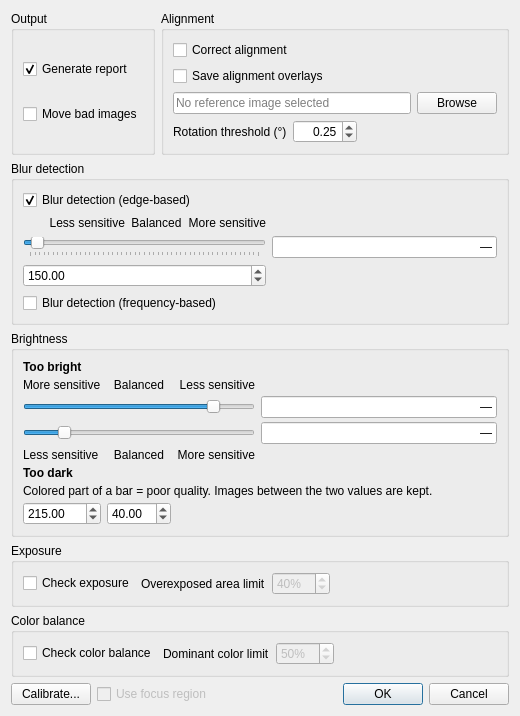
<?xml version="1.0" encoding="UTF-8"?>
<ui version="4.0">
 <class>TriageOptionsDlg</class>
 <widget class="QDialog" name="TriageOptionsDlg">
  <property name="geometry">
   <rect><x>0</x><y>0</y><width>520</width><height>520</height></rect>
  </property>
  <property name="windowTitle"><string>Image Triage Options</string></property>
  <layout class="QVBoxLayout" name="verticalLayoutMain">

   <!-- Row 1: Output + Alignment side by side -->
   <item>
    <layout class="QHBoxLayout" name="hLayoutTopRow">

     <item>
      <widget class="QGroupBox" name="groupBox_Output">
       <property name="title"><string>Output</string></property>
       <layout class="QVBoxLayout" name="vLayoutOutput">
        <item>
         <widget class="QCheckBox" name="checkBoxTriageImagesReport">
          <property name="text"><string>Generate report</string></property>
          <property name="checked"><bool>true</bool></property>
          <property name="toolTip"><string>Saves a report in the image folder: an Excel workbook and a CSV file with the focus, brightness, and quality scores for every image processed, and a JSON file with the triage settings used.</string></property>
         </widget>
        </item>
        <item>
         <widget class="QCheckBox" name="checkBoxTriageImagesMove">
          <property name="text"><string>Move bad images</string></property>
          <property name="toolTip"><string>Moves poor-quality images into a MovedImages subfolder so they are excluded from downstream processing.</string></property>
         </widget>
        </item>
       </layout>
      </widget>
     </item>

     <item>
      <widget class="QGroupBox" name="groupBox_Alignment">
       <property name="title"><string>Alignment</string></property>
       <layout class="QVBoxLayout" name="vLayoutAlignment">
        <item>
         <widget class="QCheckBox" name="checkBox_TriageImages_CorrectAlignment">
          <property name="text"><string>Correct alignment</string></property>
          <property name="checked"><bool>false</bool></property>
          <property name="toolTip"><string>Detects and corrects camera rotation and shift between images and a reference image. Requires a reference image to be selected below.</string></property>
         </widget>
        </item>
        <item>
         <widget class="QCheckBox" name="checkBox_TriageImages_SavePolylines">
          <property name="text"><string>Save alignment overlays</string></property>
          <property name="toolTip"><string>Saves diagnostic overlay images showing how each image was matched to the reference. Useful for verifying alignment quality.</string></property>
         </widget>
        </item>
        <item>
         <layout class="QHBoxLayout" name="hLayoutRefImage">
          <item>
           <widget class="QLineEdit" name="lineEdit_ReferenceImagePath">
            <property name="placeholderText"><string>No reference image selected</string></property>
            <property name="readOnly"><bool>true</bool></property>
            <property name="toolTip"><string>Select a known-good reference image from the same camera. Used for alignment correction.</string></property>
           </widget>
          </item>
          <item>
           <widget class="QPushButton" name="pushButton_SelectReferenceImage">
            <property name="text"><string>Browse</string></property>
            <property name="toolTip"><string>Select a known-good reference image from the same camera.</string></property>
           </widget>
          </item>
         </layout>
        </item>
        <item>
         <layout class="QHBoxLayout" name="hLayoutRotation">
          <item>
           <widget class="QLabel" name="labelRotationThreshold">
            <property name="text"><string>Rotation threshold (°)</string></property>
            <property name="toolTip"><string>Images rotated more than this many degrees from the reference get an aligned copy saved in the warp subfolder.</string></property>
           </widget>
          </item>
          <item>
           <widget class="QDoubleSpinBox" name="doubleSpinBox_TriageOptions_RotationThreshold">
            <property name="toolTip"><string>Images rotated more than this many degrees from the reference get an aligned copy saved in the warp subfolder.</string></property>
            <property name="maximum"><double>180.000000000000000</double></property>
            <property name="singleStep"><double>0.010000000000000</double></property>
            <property name="value"><double>0.250000000000000</double></property>
            <property name="alignment"><set>Qt::AlignRight|Qt::AlignVCenter</set></property>
           </widget>
          </item>
          <item>
           <spacer name="spacerRotation">
            <property name="orientation"><enum>Qt::Horizontal</enum></property>
            <property name="sizeHint" stdset="0"><size><width>20</width><height>20</height></size></property>
           </spacer>
          </item>
         </layout>
        </item>
       </layout>
      </widget>
     </item>

    </layout>
   </item>

   <!-- Blur detection -->
   <item>
    <widget class="QGroupBox" name="groupBox_Blur">
     <property name="title"><string>Blur detection</string></property>
     <layout class="QVBoxLayout" name="vLayoutBlur">

      <!-- Edge-based -->
      <item>
       <widget class="QCheckBox" name="checkBox_UseLaplacian">
        <property name="text"><string>Blur detection (edge-based)</string></property>
        <property name="checked"><bool>true</bool></property>
        <property name="toolTip"><string>Turns on the edge-based blur detector. Detects focus blur and camera vibration blur. Recommended for fixed-mounted cameras.</string></property>
       </widget>
      </item>
      <item>
       <layout class="QGridLayout" name="gridLapSlider">
        <item row="0" column="0">
         <widget class="QLabel" name="labelLapLeft">
          <property name="text"><string>        Less sensitive</string></property>
         </widget>
        </item>
        <item row="0" column="1">
         <widget class="QLabel" name="labelLapMiddle">
          <property name="text"><string>Balanced</string></property>
          <property name="alignment"><set>Qt::AlignHCenter|Qt::AlignVCenter</set></property>
         </widget>
        </item>
        <item row="0" column="2">
         <widget class="QLabel" name="labelLapRight">
          <property name="text"><string>More sensitive</string></property>
          <property name="alignment"><set>Qt::AlignRight|Qt::AlignVCenter</set></property>
         </widget>
        </item>
        <item row="1" column="3">
         <widget class="QLineEdit" name="lineEdit_lap_value">
          <property name="text"><string>—</string></property>
          <property name="alignment"><set>Qt::AlignRight|Qt::AlignVCenter</set></property>
          <property name="maximumWidth"><number>55</number></property>
         </widget>
        </item>
        <item row="1" column="0" colspan="3">
         <widget class="QSlider" name="sliderLaplacian">
          <property name="singleStep"><number>1</number></property>
          <property name="pageStep"><number>1</number></property>
          <property name="minimum"><number>0</number></property>
          <property name="maximum"><number>5000</number></property>
          <property name="value"><number>150</number></property>
          <property name="orientation"><enum>Qt::Horizontal</enum></property>
          <property name="tickPosition"><enum>QSlider::TicksBelow</enum></property>
          <property name="tickInterval"><number>100</number></property>
          <property name="toolTip"><string>Images with edge sharpness below this value are blurry (poor quality). More sensitive = more images are blurry. Use Calibrate to find the best setting for your camera.</string></property>
         </widget>
        </item>
        <item row="2" column="0" colspan="3">
         <widget class="QDoubleSpinBox" name="doubleSpinBoxLaplacianThreshold">
          <property name="visible"><bool>false</bool></property>
          <property name="minimum"><double>0.000000000000000</double></property>
          <property name="maximum"><double>5000.000000000000000</double></property>
          <property name="value"><double>150.000000000000000</double></property>
         </widget>
        </item>
       </layout>
      </item>

      <!-- Frequency-based -->
      <item>
       <widget class="QCheckBox" name="checkBox_UseFftBlur">
        <property name="text"><string>Blur detection (frequency-based)</string></property>
        <property name="checked"><bool>false</bool></property>
        <property name="toolTip"><string>Turns on the frequency-based blur detector. It has no setting: each image&apos;s fine detail is compared with the median of all images in the folder, and images far below the median are blurry (poor quality). A calibration made with the same focus region keeps this comparison within limits set from your labeled images. Folders with fewer than 30 images use the edge-based detector only.</string></property>
       </widget>
      </item>


     </layout>
    </widget>
   </item>

   <!-- Brightness -->
   <item>
    <widget class="QGroupBox" name="groupBox_Brightness">
     <property name="title"><string>Brightness</string></property>
     <layout class="QVBoxLayout" name="vLayoutBrightness">

      <!-- Too bright / Too dark: two stacked sliders on one 0-255 scale.
           Too bright on top (pointer down), Too dark below (pointer up).
           The colored part of each bar is the poor-quality range. -->
      <item>
       <layout class="QGridLayout" name="gridBrightness">
        <property name="verticalSpacing"><number>4</number></property>
        <item row="0" column="0" colspan="3">
         <widget class="QLabel" name="labelTooBright">
          <property name="text"><string>&lt;b&gt;Too bright&lt;/b&gt;</string></property>
          <property name="textFormat"><enum>Qt::RichText</enum></property>
          <property name="toolTip"><string>Images brighter than this value are poor quality. Drag left (more sensitive) to mark more bright images as poor quality. Set it high to keep snow scenes; overexposed images are caught by Check exposure. Use Calibrate to find the best setting.</string></property>
         </widget>
        </item>
        <item row="1" column="0">
         <widget class="QLabel" name="labelBrightLeft">
          <property name="text"><string>More sensitive</string></property>
         </widget>
        </item>
        <item row="1" column="1">
         <widget class="QLabel" name="labelBrightMiddle">
          <property name="text"><string>Balanced</string></property>
          <property name="alignment"><set>Qt::AlignHCenter|Qt::AlignVCenter</set></property>
         </widget>
        </item>
        <item row="1" column="2">
         <widget class="QLabel" name="labelBrightRight">
          <property name="text"><string>Less sensitive</string></property>
          <property name="alignment"><set>Qt::AlignRight|Qt::AlignVCenter</set></property>
         </widget>
        </item>
        <item row="2" column="0" colspan="3">
         <widget class="PointerSlider" name="sliderBrightnessMax">
          <property name="limitKind" stdset="0"><string>too_bright</string></property>
          <property name="singleStep"><number>1</number></property>
          <property name="pageStep"><number>1</number></property>
          <property name="minimum"><number>0</number></property>
          <property name="maximum"><number>255</number></property>
          <property name="value"><number>215</number></property>
          <property name="orientation"><enum>Qt::Horizontal</enum></property>
          <property name="toolTip"><string>Images brighter than this value are poor quality. Drag left (more sensitive) to mark more bright images as poor quality. Set it high to keep snow scenes; overexposed images are caught by Check exposure. Use Calibrate to find the best setting.</string></property>
         </widget>
        </item>
        <item row="2" column="3">
         <widget class="QLineEdit" name="lineEdit_bmax_value">
          <property name="text"><string>—</string></property>
          <property name="alignment"><set>Qt::AlignRight|Qt::AlignVCenter</set></property>
          <property name="maximumWidth"><number>55</number></property>
          <property name="toolTip"><string>Images brighter than this value are poor quality. Drag left (more sensitive) to mark more bright images as poor quality. Set it high to keep snow scenes; overexposed images are caught by Check exposure. Use Calibrate to find the best setting.</string></property>
         </widget>
        </item>
        <item row="3" column="0" colspan="3">
         <widget class="PointerSlider" name="sliderBrightnessMin">
          <property name="limitKind" stdset="0"><string>too_dark</string></property>
          <property name="singleStep"><number>1</number></property>
          <property name="pageStep"><number>1</number></property>
          <property name="minimum"><number>0</number></property>
          <property name="maximum"><number>255</number></property>
          <property name="value"><number>40</number></property>
          <property name="orientation"><enum>Qt::Horizontal</enum></property>
          <property name="toolTip"><string>Images darker than this value are poor quality. Drag right (more sensitive) to mark more dark images as poor quality. Use Calibrate to find the best setting.</string></property>
         </widget>
        </item>
        <item row="3" column="3">
         <widget class="QLineEdit" name="lineEdit_bmin_value">
          <property name="text"><string>—</string></property>
          <property name="alignment"><set>Qt::AlignRight|Qt::AlignVCenter</set></property>
          <property name="maximumWidth"><number>55</number></property>
          <property name="toolTip"><string>Images darker than this value are poor quality. Drag right (more sensitive) to mark more dark images as poor quality. Use Calibrate to find the best setting.</string></property>
         </widget>
        </item>
        <item row="4" column="0">
         <widget class="QLabel" name="labelDarkLeft">
          <property name="text"><string>Less sensitive</string></property>
         </widget>
        </item>
        <item row="4" column="1">
         <widget class="QLabel" name="labelDarkMiddle">
          <property name="text"><string>Balanced</string></property>
          <property name="alignment"><set>Qt::AlignHCenter|Qt::AlignVCenter</set></property>
         </widget>
        </item>
        <item row="4" column="2">
         <widget class="QLabel" name="labelDarkRight">
          <property name="text"><string>More sensitive</string></property>
          <property name="alignment"><set>Qt::AlignRight|Qt::AlignVCenter</set></property>
         </widget>
        </item>
        <item row="5" column="0" colspan="3">
         <widget class="QLabel" name="labelTooDark">
          <property name="text"><string>&lt;b&gt;Too dark&lt;/b&gt;</string></property>
          <property name="textFormat"><enum>Qt::RichText</enum></property>
          <property name="toolTip"><string>Images darker than this value are poor quality. Drag right (more sensitive) to mark more dark images as poor quality. Use Calibrate to find the best setting.</string></property>
         </widget>
        </item>
        <item row="6" column="0" colspan="4">
         <widget class="QLabel" name="labelBrightnessKey">
          <property name="text"><string>Colored part of a bar = poor quality. Images between the two values are kept.</string></property>
         </widget>
        </item>
        <item row="7" column="0">
         <widget class="QDoubleSpinBox" name="doubleSpinBoxBrightnessMax">
          <property name="visible"><bool>false</bool></property>
          <property name="maximum"><double>255.000000000000000</double></property>
          <property name="value"><double>215.000000000000000</double></property>
         </widget>
        </item>
        <item row="7" column="1">
         <widget class="QDoubleSpinBox" name="doubleSpinBoxBrightnessMin">
          <property name="visible"><bool>false</bool></property>
          <property name="maximum"><double>255.000000000000000</double></property>
          <property name="value"><double>40.000000000000000</double></property>
         </widget>
        </item>
       </layout>
      </item>

     </layout>
    </widget>
   </item>


   <!-- Exposure -->
   <item>
    <widget class="QGroupBox" name="groupBox_Exposure">
     <property name="title"><string>Exposure</string></property>
     <layout class="QVBoxLayout" name="vLayoutExposure">
      <item>
       <layout class="QHBoxLayout" name="hLayoutOverexposure">
        <item>
         <widget class="QCheckBox" name="checkBox_UseOverexposure">
          <property name="text"><string>Check exposure</string></property>
          <property name="checked"><bool>false</bool></property>
          <property name="toolTip"><string>Marks images as poor quality when a large part of the image is overexposed (near pure white). Snow keeps its texture and is not marked, so the Too bright limit can be set high to keep snow scenes. Dark images are handled by Too dark.</string></property>
         </widget>
        </item>
        <item>
         <widget class="QLabel" name="labelOverexposureLimit">
          <property name="text"><string>Overexposed area limit</string></property>
          <property name="toolTip"><string>Images where more than this percentage of the image is overexposed (near pure white) are poor quality.</string></property>
         </widget>
        </item>
        <item>
         <widget class="QDoubleSpinBox" name="doubleSpinBox_OverexposureLimit">
          <property name="enabled"><bool>false</bool></property>
          <property name="suffix"><string>%</string></property>
          <property name="minimum"><double>1.000000000000000</double></property>
          <property name="maximum"><double>100.000000000000000</double></property>
          <property name="singleStep"><double>1.000000000000000</double></property>
          <property name="decimals"><number>0</number></property>
          <property name="value"><double>40.000000000000000</double></property>
          <property name="toolTip"><string>Images where more than this percentage of the image is overexposed (near pure white) are poor quality.</string></property>
         </widget>
        </item>
        <item>
         <spacer name="spacerOverexposure">
          <property name="orientation"><enum>Qt::Horizontal</enum></property>
          <property name="sizeHint" stdset="0"><size><width>40</width><height>20</height></size></property>
         </spacer>
        </item>
       </layout>
      </item>
     </layout>
    </widget>
   </item>

   <!-- Color imbalance -->
   <item>
    <widget class="QGroupBox" name="groupBox_ColorImbalance">
     <property name="title"><string>Color balance</string></property>
     <layout class="QHBoxLayout" name="hLayoutColorImbalance">
      <item>
       <widget class="QCheckBox" name="checkBox_UseColorImbalance">
        <property name="text"><string>Check color balance</string></property>
        <property name="checked"><bool>false</bool></property>
        <property name="toolTip"><string>Marks images as poor quality when one color dominates the image, such as sunrise or sunset lighting or a camera white balance problem.</string></property>
       </widget>
      </item>
      <item>
       <widget class="QLabel" name="labelColorImbalanceThreshold">
        <property name="text"><string>Dominant color limit</string></property>
        <property name="toolTip"><string>Images where one color makes up more than this percentage of the image&apos;s total color are poor quality, such as sunrise or sunset lighting or a camera white balance problem.</string></property>
       </widget>
      </item>
      <item>
       <widget class="QDoubleSpinBox" name="doubleSpinBox_ColorImbalanceThreshold">
        <property name="enabled"><bool>false</bool></property>
        <property name="suffix"><string>%</string></property>
        <property name="minimum"><double>34.000000000000000</double></property>
        <property name="maximum"><double>100.000000000000000</double></property>
        <property name="singleStep"><double>1.000000000000000</double></property>
        <property name="decimals"><number>0</number></property>
        <property name="value"><double>50.000000000000000</double></property>
        <property name="toolTip"><string>Images where one color makes up more than this percentage of the image&apos;s total color are poor quality, such as sunrise or sunset lighting or a camera white balance problem.</string></property>
       </widget>
      </item>
      <item>
       <spacer name="spacerColorImbalance">
        <property name="orientation"><enum>Qt::Horizontal</enum></property>
        <property name="sizeHint" stdset="0"><size><width>40</width><height>20</height></size></property>
       </spacer>
      </item>
     </layout>
    </widget>
   </item>

   <!-- Dialog buttons -->
   <item>
    <layout class="QHBoxLayout" name="hLayoutDialogButtons">
     <item>
      <widget class="QPushButton" name="pushButton_Calibrate">
       <property name="text"><string>Calibrate...</string></property>
       <property name="toolTip"><string>Opens the calibration tool to set the blur and brightness values from your own labeled images.</string></property>
      </widget>
     </item>
     <item>
      <widget class="QCheckBox" name="checkBox_UseFocusROI">
       <property name="text"><string>Use focus region</string></property>
       <property name="enabled"><bool>false</bool></property>
       <property name="checked"><bool>false</bool></property>
       <property name="toolTip"><string>Restricts blur scoring to the focus region defined in Calibrate. Enabled only when a focus region has been saved.</string></property>
      </widget>
     </item>
     <item>
      <spacer name="spacerDialogButtons">
       <property name="orientation"><enum>Qt::Horizontal</enum></property>
       <property name="sizeHint" stdset="0"><size><width>40</width><height>20</height></size></property>
      </spacer>
     </item>
     <item>
      <widget class="QDialogButtonBox" name="dialogButtonBox_ApplyCancel">
       <property name="orientation"><enum>Qt::Horizontal</enum></property>
       <property name="standardButtons"><set>QDialogButtonBox::Cancel|QDialogButtonBox::Ok</set></property>
       <property name="centerButtons"><bool>false</bool></property>
      </widget>
     </item>
    </layout>
   </item>

  </layout>
 </widget>
 <customwidgets>
  <customwidget>
   <class>PointerSlider</class>
   <extends>QSlider</extends>
   <header>appcore.dialogs.triage.PointerSlider</header>
  </customwidget>
 </customwidgets>
 <resources/>
 <connections>
  <connection>
   <sender>dialogButtonBox_ApplyCancel</sender>
   <signal>accepted()</signal>
   <receiver>TriageOptionsDlg</receiver>
   <slot>accept()</slot>
   <hints>
    <hint type="sourcelabel"><x>260</x><y>500</y></hint>
    <hint type="destinationlabel"><x>260</x><y>520</y></hint>
   </hints>
  </connection>
  <connection>
   <sender>dialogButtonBox_ApplyCancel</sender>
   <signal>rejected()</signal>
   <receiver>TriageOptionsDlg</receiver>
   <slot>reject()</slot>
   <hints>
    <hint type="sourcelabel"><x>260</x><y>500</y></hint>
    <hint type="destinationlabel"><x>260</x><y>520</y></hint>
   </hints>
  </connection>
 </connections>
</ui>
